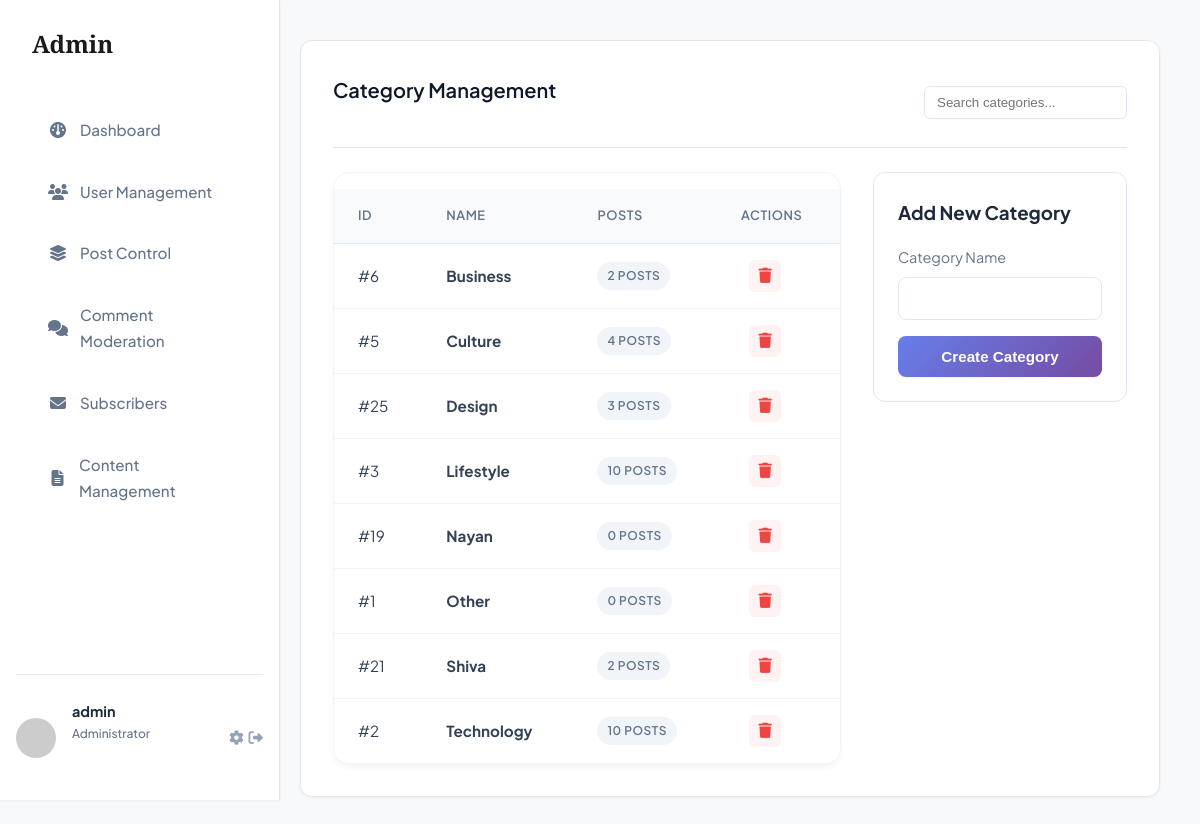
The app's page /admin-dashboard/categories/ (signed in) with its own data.
### myapp/models.py (models this page shows, shortened)
class Category(models.Model):
    name = models.CharField(max_length=100, unique=True)
    slug = models.SlugField(max_length=100, unique=True)
    description = models.TextField(blank=True)
    created_at = models.DateTimeField(auto_now_add=True)
    class Meta:
        verbose_name_plural = "Categories"
        ordering = ['name']

### myapp/views.py (the view, shortened to what this page needs)
# urls.py: path('admin-dashboard/categories/', views.admin_categories, name='admin_categories'),
@login_required
def admin_categories(request):
    if not request.user.is_superuser:
        return redirect('home')
    search_query = request.GET.get('q', '')
    category_list = Category.objects.annotate(
        post_count=Count('posts')
    )
    if search_query:
        category_list = category_list.filter(
            Q(name__icontains=search_query) |
            Q(slug__icontains=search_query)
        )
    page = request.GET.get('page', 1)
    paginator = Paginator(category_list, 10)
    try:
        categories = paginator.page(page)
    except PageNotAnInteger:
        categories = paginator.page(1)
    except EmptyPage:
        categories = paginator.page(paginator.num_pages)
    return render(
        request,
        'custom_admin/category_list.html',
        {'categories': categories, 'search_query': search_query, 'page_obj': categories}
    )

### myapp/templates/custom_admin/category_list.html (shortened to what this page needs)
{% extends 'custom_admin/base.html' %}
{% block admin_content %}
<div class="admin-section">
    <div class="section-header">
        <h2>Category Management</h2>
        <form method="get" style="display:flex; align-items:center;">
            <input type="text" name="q" placeholder="Search categories..." value="{{ search_query }}"
                style="padding:8px 12px; border:1px solid #e2e8f0; border-radius:6px;">
        </form>
    </div>
    <div style="display: grid; grid-template-columns: 2fr 1fr; gap: 2rem;">
        <div class="table-container">
            <table class="admin-table">
                <thead>
                    <tr>
                        <th>ID</th>
                        <th>Name</th>
                        <th>Posts</th>
                        <th>Actions</th>
                    </tr>
                </thead>
                <tbody>
                    {% for category in categories %}
                    <tr>
                        <td>#{{ category.id }}</td>
                        <td><strong>{{ category.name }}</strong></td>
                        <td><span class="status-badge" style="background: #f1f5f9; color: #64748b;">{{ category.post_count }} Posts</span></td>
                        <td>
                            <div class="action-buttons">
                                <a href="{% url 'admin_delete_category' category.pk %}" class="btn-icon delete"
                                    title="Delete"
                                    onclick="return confirm('Are you sure you want to delete this category?')"><i
                                        class="fas fa-trash"></i></a>
                            </div>
                        </td>
                    </tr>
                    {% empty %}
                    <tr>
                        <td colspan="4" style="text-align: center;">No categories found.</td>
                    </tr>
                    {% endfor %}
                </tbody>
            </table>
        </div>
        <div
            style="background: white; padding: 1.5rem; border-radius: 12px; border: 1px solid #e2e8f0; height: fit-content;">
            <h3 style="margin-bottom: 1rem; color: #1e293b;">Add New Category</h3>
            <form method="POST">
                <div style="margin-bottom: 1rem;">
                    <label style="display: block; margin-bottom: 0.5rem; color: #64748b; font-size: 0.9rem;">Category
                        Name</label>
                    <input type="text" name="name" required
                        style="width: 100%; padding: 0.75rem; border: 1px solid #e2e8f0; border-radius: 8px; font-size: 0.95rem;">
                </div>
                <button type="submit" class="btn-primary" style="width: 100%;">Create Category</button>
            </form>
        </div>
    </div>
</div>
{% endblock %}

### myapp/templates/custom_admin/base.html (shortened to what this page needs)
<!DOCTYPE html>
<html lang="en">
<head>
    <link rel="stylesheet" href="https://cdnjs.cloudflare.com/ajax/libs/font-awesome/6.4.0/css/all.min.css">
    {% load static %}
    <link rel="stylesheet" href="{% static 'css/style.css' %}">
</head>
<body class="admin-body">
    <div class="admin-layout">
        <aside class="admin-sidebar">
            <div class="sidebar-brand">
                <h2>Admin</h2>
            </div>
            <nav class="sidebar-nav">
                <a href="{% url 'admin_dashboard' %}"
                    class="nav-item {% if request.resolver_match.url_name == 'admin_dashboard' %}active{% endif %}">
                    <i class="fas fa-gauge"></i> Dashboard
                </a>
                <a href="{% url 'admin_users' %}"
                    class="nav-item {% if request.resolver_match.url_name == 'admin_users' %}active{% endif %}">
                    <i class="fas fa-users"></i> User Management
                </a>
                <a href="{% url 'admin_post_list' %}"
                    class="nav-item {% if request.resolver_match.url_name == 'admin_post_list' %}active{% endif %}">
                    <i class="fas fa-layer-group"></i> Post Control
                </a>
                <a href="{% url 'admin_comments' %}"
                    class="nav-item {% if request.resolver_match.url_name == 'admin_comments' %}active{% endif %}">
                    <i class="fas fa-comments"></i> Comment Moderation
                </a>
                <a href="{% url 'subscriber_list' %}"
                    class="nav-item {% if request.resolver_match.url_name == 'subscriber_list' %}active{% endif %}">
                    <i class="fas fa-envelope"></i> Subscribers
                </a>
                <a href="{% url 'admin_content' %}"
                    class="nav-item {% if request.resolver_match.url_name == 'admin_content' %}active{% endif %}">
                    <i class="fas fa-file-alt"></i> Content Management
                </a>
            </nav>
            <div class="sidebar-footer">
                <div class="admin-user">
                    <img src="https://ui-avatars.com/api/?name={{ user.username }}&background=6366f1&color=fff"
                        alt="Admin">
                    <div class="user-info">
                        <strong>{{ user.username }}</strong>
                        <span>Administrator</span>
                    </div>
                    <div style="display:flex; gap:5px;">
                        <a href="{% url 'edit_profile' %}" class="logout-btn" title="Edit Profile"><i
                                class="fas fa-cog"></i></a>
                        <a href="{% url 'logout' %}" class="logout-btn" title="Logout"
                            onclick="return confirm('Are you sure you want to logout?');"><i
                                class="fas fa-sign-out-alt"></i></a>
                    </div>
                </div>
            </div>
        </aside>
        <main class="admin-main">
            {% block admin_content %}{% endblock %}
        </main>
    </div>
</body>
</html>

### records on screen
Category: id "6", name "Business", post_count "2"
Category: id "5", name "Culture", post_count "4"
Category: id "25", name "Design", post_count "3"
Category: id "3", name "Lifestyle", post_count "10"
Category: id "19", name "Nayan", post_count "0"
Category: id "1", name "Other", post_count "0"
Category: id "21", name "Shiva", post_count "2"
Category: id "2", name "Technology", post_count "10"

### other values on screen
{{ user.username }} "admin"
